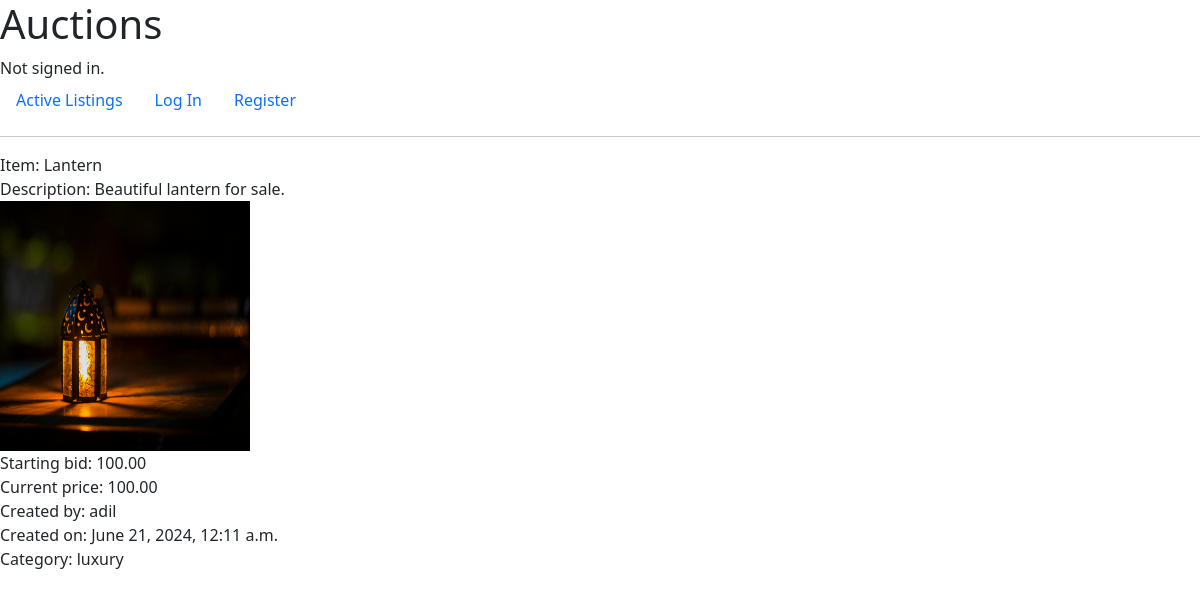
Page /8 on the earlier database version.
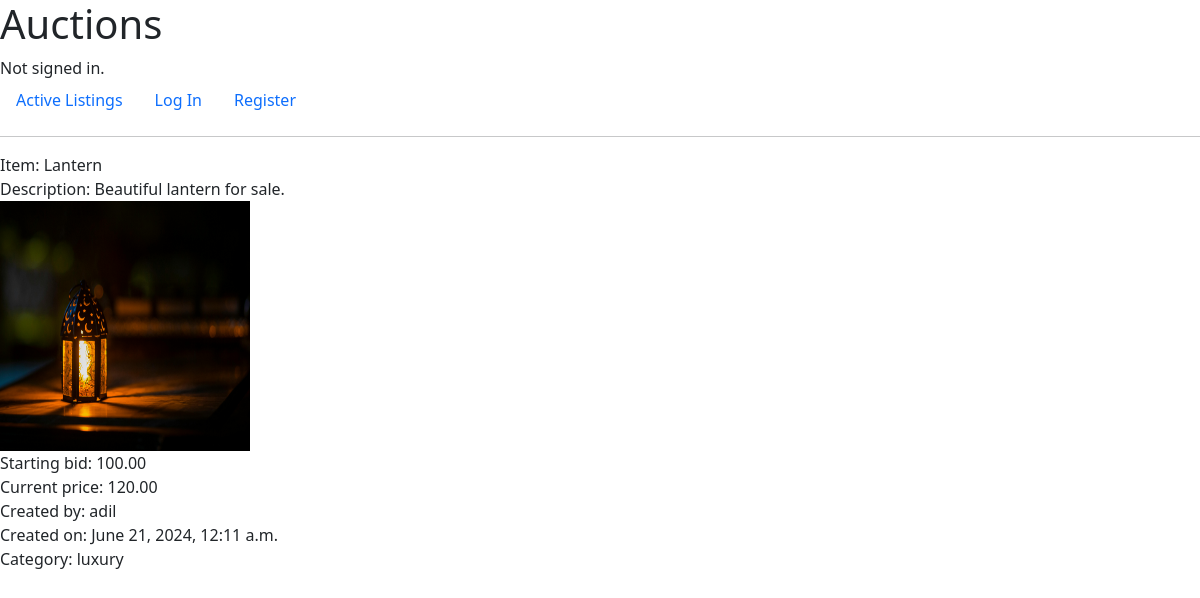
Same page on the later database version.
### auctions/models.py (models this page shows, shortened)
class Listing(models.Model):
    category_choices = [('fashion','Fashion'),
                        ('electronics','Electronics'),
                        ('health','Health'),
                        ('toys','Toys'),
                        ('home','Home'),
                        ('jewelry','Jewelry'),
                        ('automobiles','Automobiles'),
                        ('luxury', 'Luxury')
                        ]
    item_name = models.CharField(max_length=64)
    created_by = models.ForeignKey(User, on_delete=models.CASCADE, related_name="listings")
    created_date = models.DateTimeField(default=now)
    description = models.TextField(max_length=300, default="Add description")
    starting_bid = models.DecimalField(max_digits=10,decimal_places=2)
    current_price = models.DecimalField(max_digits=10,decimal_places=2,null=True,blank=True)
    image = models.ImageField(upload_to='images', blank=True, null=True)
    category = models.CharField(max_length=50, default="Add category", choices=category_choices, blank=True)
    status = models.BooleanField(default=True)

class User(AbstractUser):
    pass

### auctions/views.py (the view, shortened to what this page needs)
# urls.py: path("<int:listing_id>", views.view_listing, name="view_listing"),
def view_listing(request, listing_id):
    bid_form = BidForm()
    listing = Listing.objects.get(pk=listing_id)
    bid = listing.bids.last() # get bids associated with the listing; bids is a QuerySet object
    if bid:
        highest_bid = bid.bid_value
        winner = bid.placed_by
        listing.current_price = highest_bid
    else:
        listing.current_price = listing.starting_bid
        winner = None
    return render(request, "auctions/view_listing.html", {
        "listing": listing,
        "bid_form": bid_form,
        "winner" : winner
    })

### auctions/templates/auctions/view_listing.html (shortened to what this page needs)
{% extends "auctions/layout.html" %}
{% block body %}
    <div>
        <div>Item: {{ listing.item_name }}</div>
        <div>Description: {{ listing.description }}</div>
        {% if listing.image %}
            <div><img src="{{ listing.image.url }}" alt="listing.item_name" height="250" width="250"></div>
        {% endif %}
        <div>Starting bid: {{ listing.starting_bid }}</div>
        <div>Current price: {{ listing.current_price }}</div>
        <div>Created by: {{ listing.created_by }}</div>
        <div>Created on: {{ listing.created_date}}</div>
        <div>Category: {{ listing.category }}</div>
    </div>
{% endblock %}

Differences in the rows shown:
changed Listing "Lantern": current_price "100.00" → "120.00"
